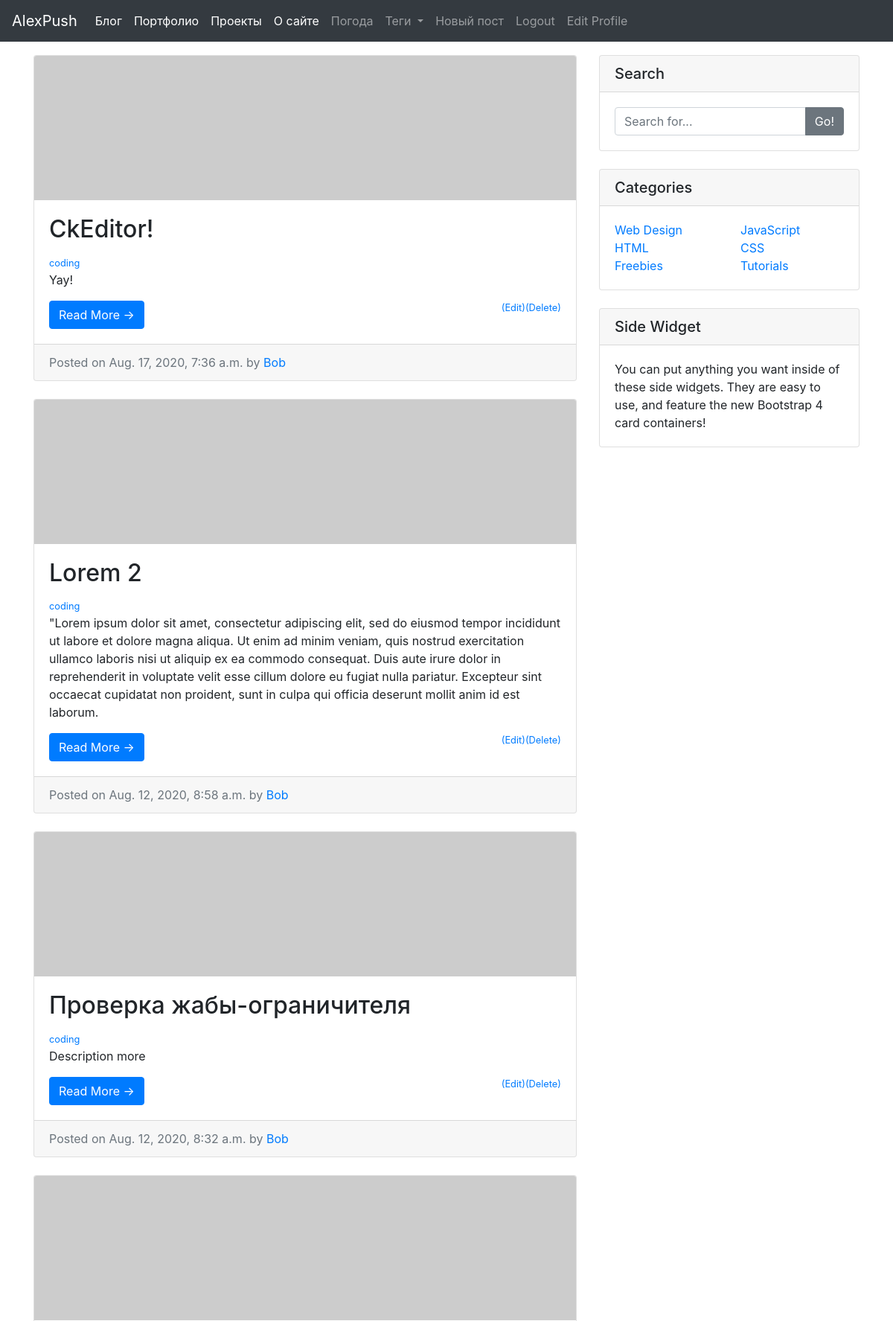
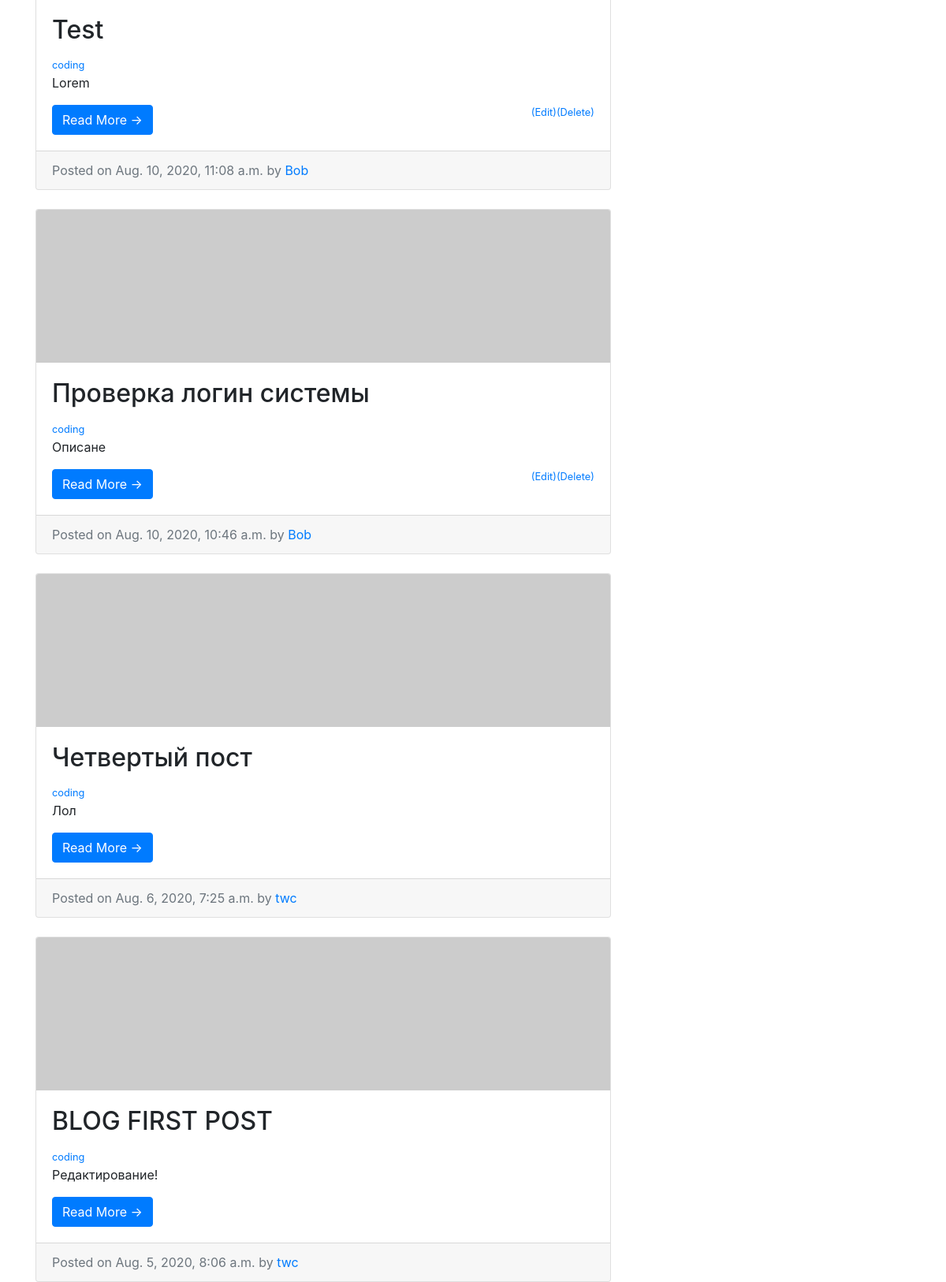
Screenshot of /blog/ (signed in, upper part) with the database file from the repository (2 pictures, top to bottom).
### blog/models.py (models this page shows, shortened)
class Post(models.Model):
    title = models.CharField(max_length=255)
    author = models.ForeignKey(User, on_delete=models.CASCADE)
    description = models.TextField(max_length=500,null=True, blank=True)
    body = RichTextField(null=True, blank=True)
    date_created = models.DateTimeField(auto_now_add=True, null=True)
    category = models.CharField(max_length=255, default='coding')
    likes = models.ManyToManyField(User, related_name='blog_posts')

### blog/views.py (the view)
# urls.py: path('', Blog.as_view(), name='blog'),
class Blog(ListView):
    model = Post
    template_name = 'blog/blog.html'
    cats = Category.objects.all()
    ordering = ['-date_created']
    def get_context_data(self, *args, **kwargs):
        cat_menu = Category.objects.all()
        context = super(Blog, self).get_context_data(*args, **kwargs)
        context['cat_menu'] = cat_menu
        return context

### blog/models.py (called while the page is built)
    def __str__(self):
        return str(self.name)

### blog/templates/blog/blog.html (shortened to what this page needs)
{% extends 'home_pages/main.html' %}
{% block content %}
<br>
<div>
  {% for post in object_list %}
  <div class="card mb-4">
    <img class="card-img-top" src="http://placehold.it/750x200" alt="Card image cap">
    <div class="card-body">
      <h2 class="card-title">
          {{ post.title }}
      </h2>
      <a href="{% url 'category' post.category|slugify%}"><small>{{ post.category }}</small></a>
      {% if post.description %}
        <p class="card-text">{{ post.description }}</p>
      {% endif %}
      <a href="{% url 'article-detail' post.pk %}" class="btn btn-primary">Read More &rarr;</a>
      {% if user.is_authenticated %}
          {% if user.id == post.author.id %}
          <small><a class="float-right" href="{% url 'delete-article' post.pk%}">(Delete)</a></small>
          <small><a class="float-right" href="{% url 'update-article' post.pk%}">(Edit)</a></small>
          {% endif %}
      {% endif %}
    </div>
    <div class="card-footer text-muted">
      Posted on {{ post.date_created }} by
      <a href="#">{{ post.author }}</a>
    </div>
  </div>
  {% endfor %}
</div>
{% endblock %}

### rows the page displays
Post: title "CkEditor!", category "coding", description "Yay!", shows "(Delete)", date_created "Aug. 17, 2020, 7:36 a.m.", author "Bob"
Post: title "Lorem 2", category "coding", description "\"Lorem ipsum dolor sit amet, consectetur adipiscing elit, sed do eiusmod tempor incididunt ut labore et dolore magna aliqua. Ut enim ad minim veniam, quis nostrud exercitation ullamco laboris nisi ut aliquip ex ea commodo consequat. Duis aute irure dolor in reprehenderit in voluptate velit esse cillum dolore eu fugiat nulla pariatur. Excepteur sint occaecat cupidatat non proident, sunt in culpa qui officia deserunt mollit anim id est laborum.", shows "(Delete)", date_created "Aug. 12, 2020, 8:58 a.m.", author "Bob"
Post: title "Проверка жабы-ограничителя", category "coding", description "Description more", shows "(Delete)", date_created "Aug. 12, 2020, 8:32 a.m.", author "Bob"
Post: title "Test", category "coding", description "Lorem", shows "(Delete)", date_created "Aug. 10, 2020, 11:08 a.m.", author "Bob"
Post: title "Проверка логин системы", category "coding", description "Описане", shows "(Delete)", date_created "Aug. 10, 2020, 10:46 a.m.", author "Bob"
Post: title "Четвертый пост", category "coding", description "Лол", date_created "Aug. 6, 2020, 7:25 a.m.", author "twc"
Post: title "BLOG FIRST POST", category "coding", description "Редактирование!", date_created "Aug. 5, 2020, 8:06 a.m.", author "twc"
